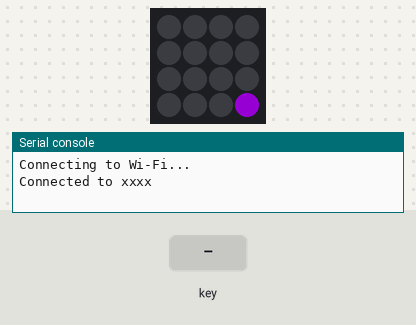
This program was run on a simulated CircuitPython board. Shown: 4×4 RGB LED matrix, the last lines printed to the serial console. The inputs (shaded band) are chosen by the test bench. Dim RGB values are drawn brighter than linear; web requests get an empty 200 reply after 0.4 s.

Above: at 3.03 s.
4.4 s: key number 0 pressed for 0.2 s
At 4.62 s:
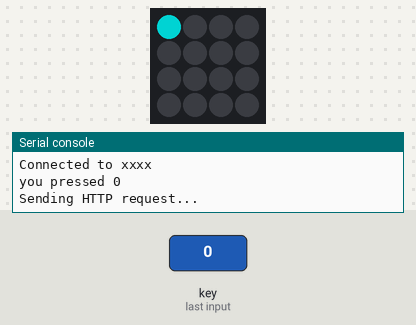
6.3 s: key number 2 pressed for 0.2 s
At 6.52 s:
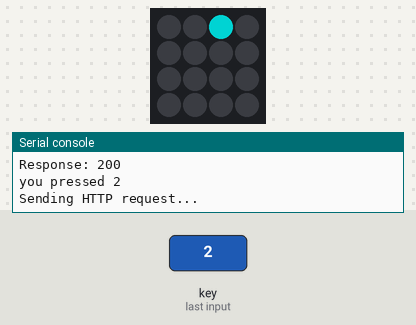
Timing chart, 0 to 9.3 s (numbered marks = the images above; inputs shaded):
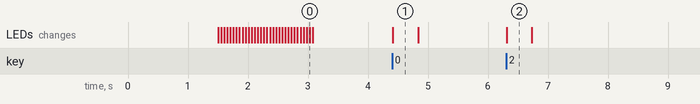

The program:

code.py
```python
import time
import board
from adafruit_neotrellis.neotrellis import NeoTrellis
import wifi  # Only for boards with built-in Wi-Fi like ESP32-S2/S3 or Pico W
import socketpool
import adafruit_requests
import json

# Wi-Fi credentials
WIFI_SSID = "xxxx"
WIFI_PASSWORD = "xxxx"

# Connect to Wi-Fi
print("Connecting to Wi-Fi...")
wifi.radio.connect(WIFI_SSID, WIFI_PASSWORD)
print("Connected to", WIFI_SSID)

# Set up requests
pool = socketpool.SocketPool(wifi.radio)
requests = adafruit_requests.Session(pool)

# create the i2c object for the trellis
i2c_bus = board.I2C()  # uses board.SCL and board.SDA
# i2c_bus = board.STEMMA_I2C()  # For using the built-in STEMMA QT connector on a microcontroller

# create the trellis
trellis = NeoTrellis(i2c_bus)

# Set the brightness value (0 to 1.0)
trellis.brightness = 0.5

# some color definitions
OFF = (0, 0, 0)
RED = (255, 0, 0)
YELLOW = (255, 150, 0)
GREEN = (0, 255, 0)
CYAN = (0, 255, 255)
BLUE = (0, 0, 255)
PURPLE = (180, 0, 255)


# this will be called when button events are received
def blink(event):
    # turn the LED on when a rising edge is detected
    if event.edge == NeoTrellis.EDGE_RISING:
        trellis.pixels[event.number] = CYAN
        print(f"you pressed {event.number}")
        try:
            print("Sending HTTP request...")
            url = "https://api.lkat.io/dump/neotrellis_v1"

            headers = { "Content-Type": "application/json", "CF-Access-Client-Id": "xxx", "CF-Access-Client-Secret": "xxx" }

            data = json.dumps({"buttonId": event.number})

            response = requests.post(url, headers=headers, data=data)
            print("Response:", response.status_code, response.text)
            response.close()
        except Exception as e:
            print("Request failed:", e)

    # turn the LED off when a falling edge is detected
    elif event.edge == NeoTrellis.EDGE_FALLING:
        trellis.pixels[event.number] = OFF


for i in range(16):
    # activate rising edge events on all keys
    trellis.activate_key(i, NeoTrellis.EDGE_RISING)
    # activate falling edge events on all keys
    trellis.activate_key(i, NeoTrellis.EDGE_FALLING)
    # set all keys to trigger the blink callback
    trellis.callbacks[i] = blink

    # cycle the LEDs on startup
    trellis.pixels[i] = PURPLE
    time.sleep(0.05)

for i in range(16):
    trellis.pixels[i] = OFF
    time.sleep(0.05)

while True:
    # call the sync function call any triggered callbacks
    trellis.sync()
    # the trellis can only be read every 17 millisecons or so
    time.sleep(0.02)
```

Measured:
- after the input at 4.4 s, the LEDs: change at once (image 1)
- after the input at 6.3 s, the LEDs: change at once (image 2)
